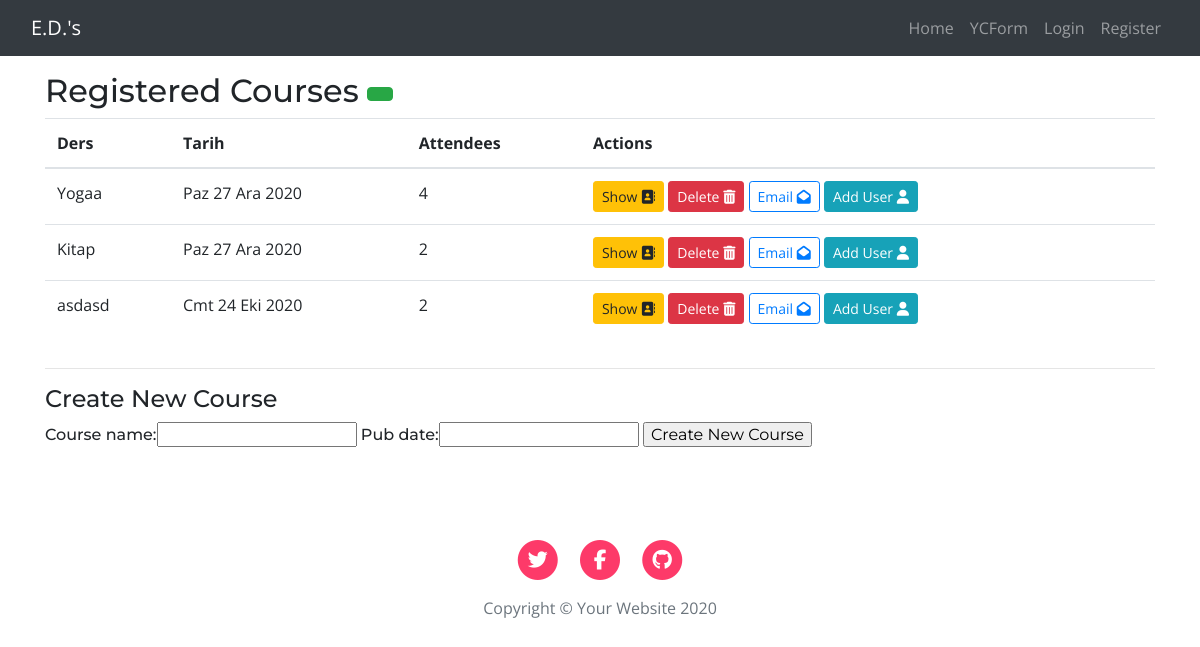
The app's page /, older data.
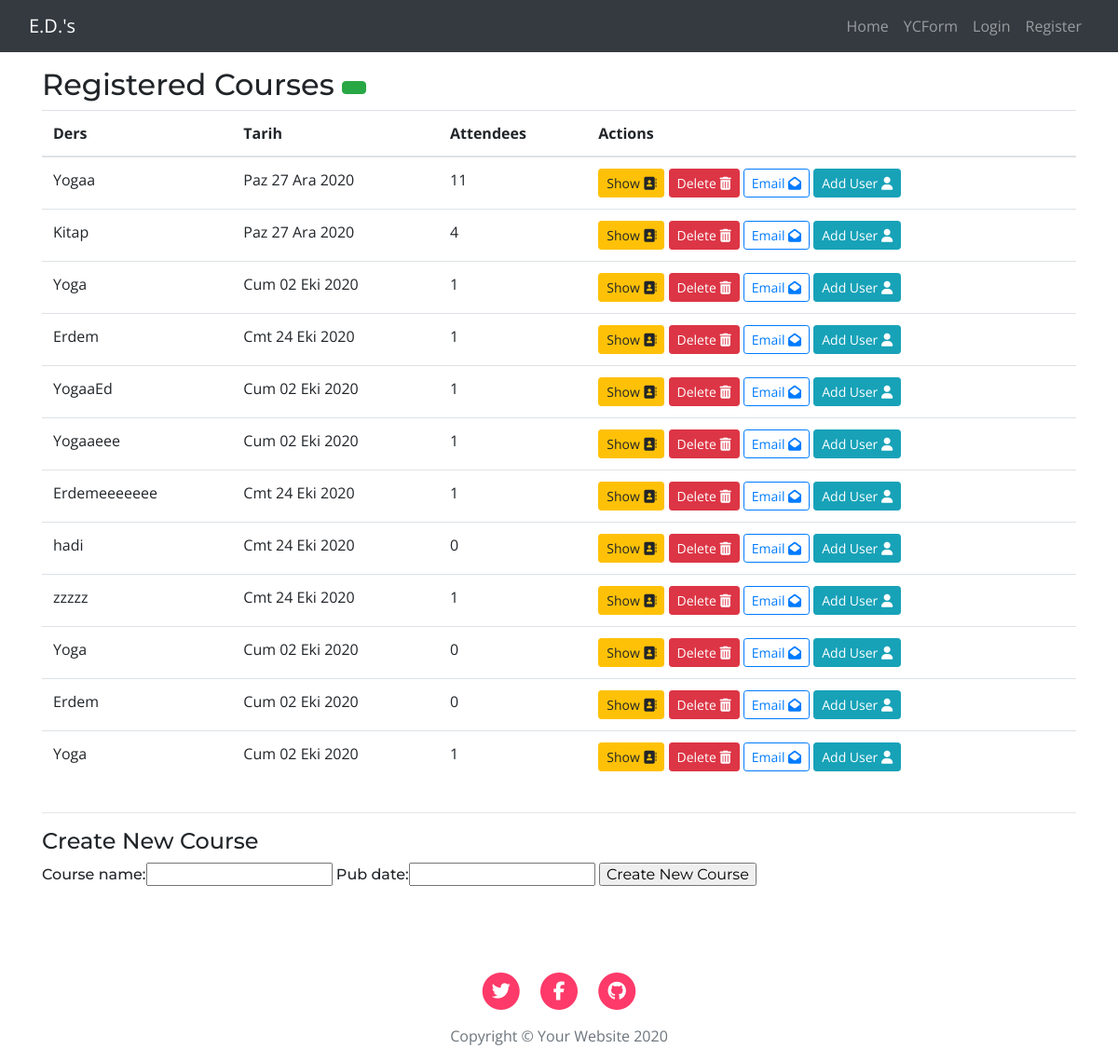
The same page, newer data.
### courses/models.py (models this page shows, shortened)
class Course(models.Model):
    course_name = models.CharField(max_length=200)
    pub_date = models.DateTimeField('date published')

### courses/views.py (the view, shortened to what this page needs)
# urls.py: path('', views.get_courses, name= 'courses'),
def get_courses(request):
    courses = Course.objects.all()
    form = CourseForm()
    return render (request,template_name='courses/courses.html', context={'courses': courses,'form':form})

### courses/forms.py
class CourseForm(forms.Form):
    course_name = forms.CharField(max_length=100)
    pub_date = forms.DateTimeField()

### templates/courses/courses.html (shortened to what this page needs)
{% extends '../base.html' %}
{% block content %}
<div class="row">
    <div class="col-lg-12 mx-auto">
        <h1>Registered Courses
            <a href="#"><button type="button" class="btn btn-success "> </button></a>
        </h1>
        <table class="table table-hover">
            <thead>
                <tr>
                    <th scope="col">Ders</th>
                    <th scope="col">Tarih</th>
                    <th scope="col">Attendees</th>
                    <th scope="col">Actions</th>
                </tr>
            </thead>
            <tbody>
                {% for course in courses %}
                <tr>
                    <td>
                        <p style="margin:0px">{{ course.course_name }}</p>
                    </td>
                    <td>
                        <p style="margin:0px">{{ course.pub_date | date:"D d M Y" }}</p>
                    </td>
                    <td>
                        <p style="margin:0px">{{course.attendee_set.all.count}}</p>
                    </td>
                    <td>
                        <a href="{% url 'courses:show_course' course.id %}"><button type="button"
                                class="btn btn-warning btn-sm">Show <i class="fas fa-address-book"></i></button></a>
                        <a href="{% url 'courses:areyousure' course.id %}"><button type="button"
                                class="btn btn-danger btn-sm">Delete <i class="fas fa-trash-alt"></i></button></a>
                        <a href="#"><button type="button" class="btn btn-outline-primary btn-sm">Email <i
                                    class="fas fa-envelope-open"></i></button></a>
                        <a href="{% url 'courses:create_attendee' course.id %}"><button type="button"
                                class="btn btn-info btn-sm">Add User <i class="fas fa-user"></i></button></a>
                    </td>
                    {% endfor %}
                </tr>
        </table>
    </div>
    <div class="col-lg-12">
        <hr>
        <h2>Create New Course</h2>
        <h6>
            <form action="{% url 'courses:courses'%}" method="post" class="form-group" novalidate>
                {{ form }}
                <input type="submit" value="Create New Course">
            </form>
        </h6>
        <br>
    </div>
    {% endblock %}

Row changes from the older to the newer data that the page shows:
removed Course: course_name "asdasd", pub_date "Cmt 24 Eki 2020", attendee_set.all.count "2"
changed Course "Yogaa": attendee_set.all.count "4" → "11"
computed for Course "Kitap": attendee_set.all.count "2" → "4"
added Course: course_name "Yoga", pub_date "Cum 02 Eki 2020", attendee_set.all.count "1"
added Course: course_name "Erdem", pub_date "Cmt 24 Eki 2020", attendee_set.all.count "1"
added Course: course_name "YogaaEd", pub_date "Cum 02 Eki 2020", attendee_set.all.count "1"
added Course: course_name "Yogaaeee", pub_date "Cum 02 Eki 2020", attendee_set.all.count "1"
added Course: course_name "Erdemeeeeeee", pub_date "Cmt 24 Eki 2020", attendee_set.all.count "1"
added Course: course_name "hadi", pub_date "Cmt 24 Eki 2020", attendee_set.all.count "0"
added Course: course_name "zzzzz", pub_date "Cmt 24 Eki 2020", attendee_set.all.count "1"
added Course: course_name "Yoga", pub_date "Cum 02 Eki 2020", attendee_set.all.count "0"
added Course: course_name "Erdem", pub_date "Cum 02 Eki 2020", attendee_set.all.count "0"
added Course: course_name "Yoga", pub_date "Cum 02 Eki 2020", attendee_set.all.count "1"
